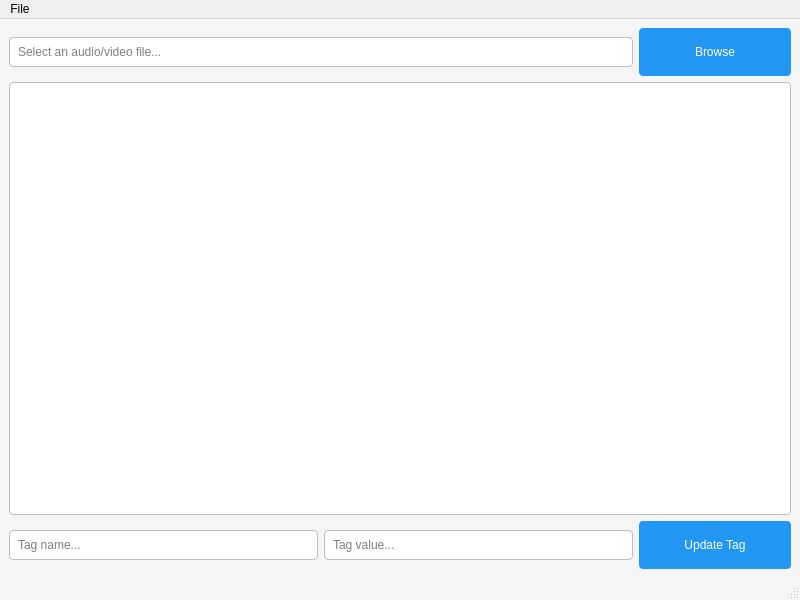
<?xml version="1.0" encoding="UTF-8"?>
<ui version="4.0">
 <class>TagViewerEditor</class>
 <widget class="QMainWindow" name="TagViewerEditor">
  <property name="geometry">
   <rect>
    <x>0</x>
    <y>0</y>
    <width>800</width>
    <height>600</height>
   </rect>
  </property>
  <property name="windowTitle">
   <string>Audio/Video Tag Editor</string>
  </property>
  <property name="styleSheet">
   <string>
    QMainWindow {
        background-color: #f5f5f5;
    }
    QPushButton {
        background-color: #2196F3;
        color: white;
        border: none;
        padding: 8px 16px;
        border-radius: 4px;
        min-width: 120px;
        min-height: 32px;
    }
    QPushButton:hover {
        background-color: #1976D2;
    }
    QLineEdit {
        padding: 6px;
        border: 1px solid #BDBDBD;
        border-radius: 4px;
        background: white;
    }
    QTableView {
        background-color: white;
        border: 1px solid #BDBDBD;
        border-radius: 4px;
    }
   </string>
  </property>
  <widget class="QWidget" name="centralwidget">
   <layout class="QVBoxLayout" name="verticalLayout">
    <item>
     <layout class="QHBoxLayout" name="horizontalLayout">
      <item>
       <widget class="QLineEdit" name="filePathEdit">
        <property name="readOnly">
         <bool>true</bool>
        </property>
        <property name="placeholderText">
         <string>Select an audio/video file...</string>
        </property>
       </widget>
      </item>
      <item>
       <widget class="QPushButton" name="browseButton">
        <property name="text">
         <string>Browse</string>
        </property>
       </widget>
      </item>
     </layout>
    </item>
    <item>
     <widget class="QTableView" name="metadataTable">
      <property name="alternatingRowColors">
       <bool>true</bool>
      </property>
      <property name="selectionMode">
       <enum>QAbstractItemView::SingleSelection</enum>
      </property>
     </widget>
    </item>
    <item>
     <layout class="QHBoxLayout" name="editLayout">
      <item>
       <widget class="QLineEdit" name="keyEdit">
        <property name="placeholderText">
         <string>Tag name...</string>
        </property>
       </widget>
      </item>
      <item>
       <widget class="QLineEdit" name="valueEdit">
        <property name="placeholderText">
         <string>Tag value...</string>
        </property>
       </widget>
      </item>
      <item>
       <widget class="QPushButton" name="updateButton">
        <property name="text">
         <string>Update Tag</string>
        </property>
       </widget>
      </item>
     </layout>
    </item>
   </layout>
  </widget>
  <widget class="QMenuBar" name="menubar">
   <property name="geometry">
    <rect>
     <x>0</x>
     <y>0</y>
     <width>800</width>
     <height>21</height>
    </rect>
   </property>
   <widget class="QMenu" name="menuFile">
    <property name="title">
     <string>File</string>
    </property>
    <addaction name="actionOpen"/>
    <addaction name="separator"/>
    <addaction name="actionExit"/>
   </widget>
   <addaction name="menuFile"/>
  </widget>
  <widget class="QStatusBar" name="statusbar"/>
  <action name="actionOpen">
   <property name="text">
    <string>Open</string>
   </property>
   <property name="shortcut">
    <string>Ctrl+O</string>
   </property>
  </action>
  <action name="actionExit">
   <property name="text">
    <string>Exit</string>
   </property>
   <property name="shortcut">
    <string>Ctrl+Q</string>
   </property>
  </action>
 </widget>
 <resources/>
 <connections/>
</ui>
